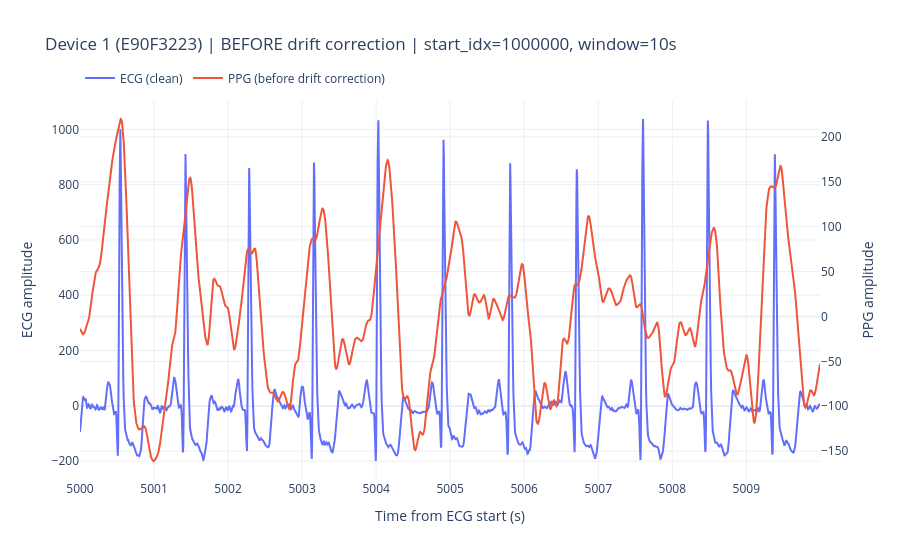
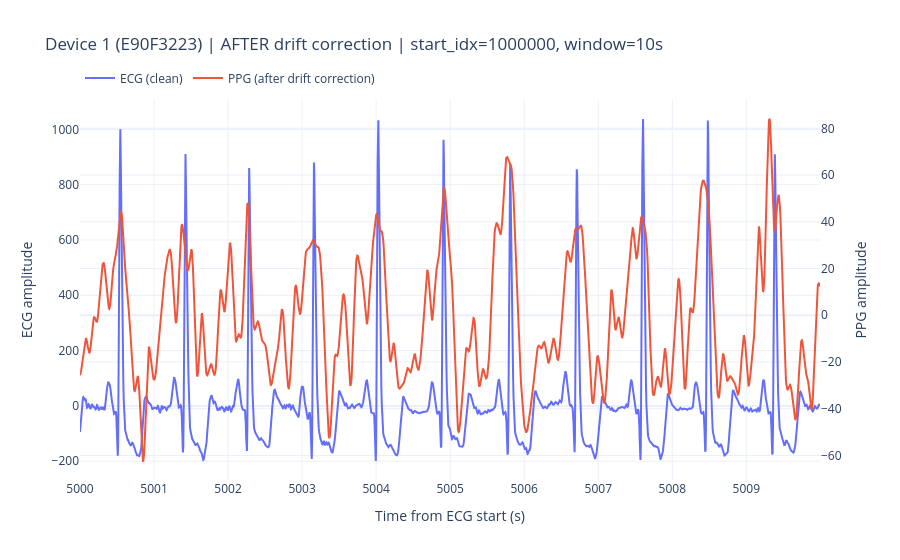
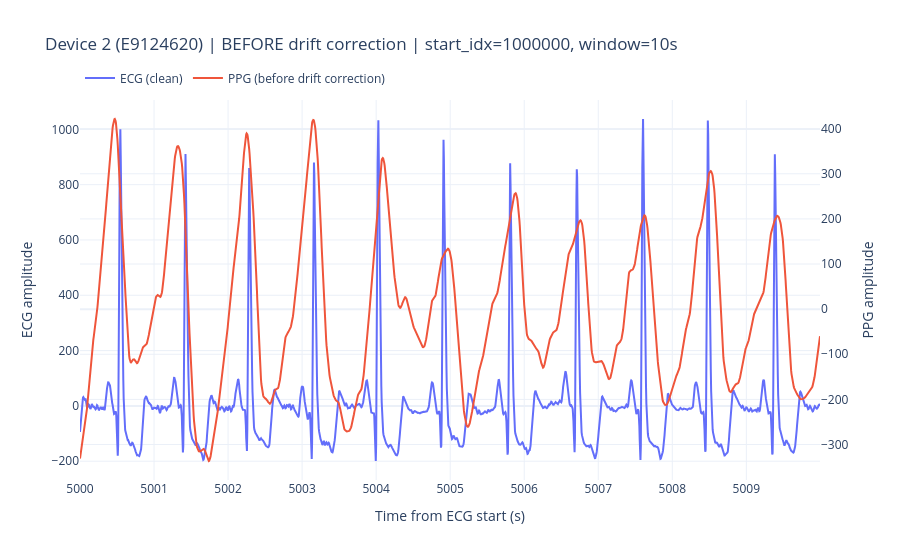
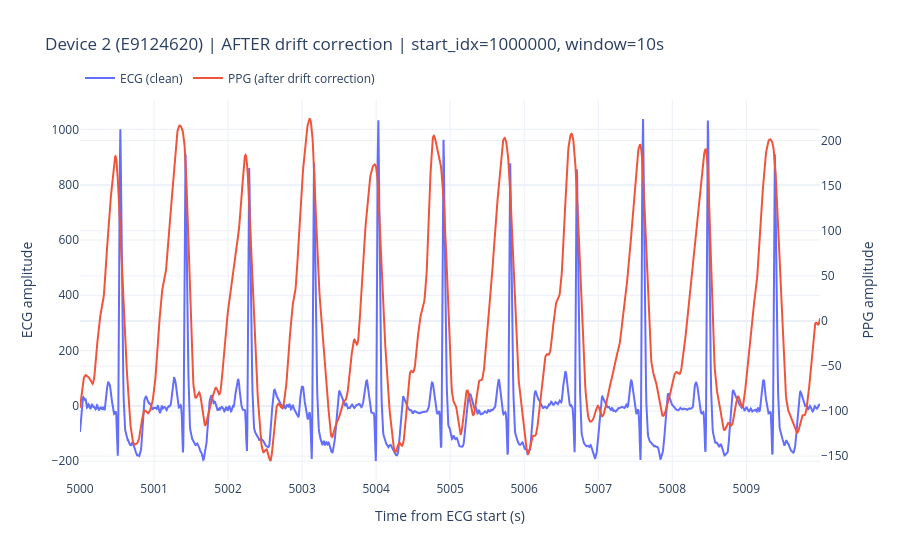

Write notebook code for charts like these, in order.
### Markdown cell above
## 8) Plot ECG vs PPG before/after drift correction (windowed, Plotly)

### Code cell
def plot_ecg_ppg_windowed_comparison(
    ecg_time_ns,
    ecg_signal,
    ppg_before,
    ppg_after,
    fs_ecg,
    device_name,
    start_idx=None,
    start_time_sec=None,
    window_sec=30,
    min_ptt_sec=None,
):
    """
    Plot ECG + PPG overlays before and after drift correction in a selectable window.

    Choose either start_idx (ECG sample index) or start_time_sec (seconds from ECG start).
    If min_ptt_sec is provided, show only matched peaks with PTT >= min_ptt_sec.
    """
    ecg_time_sec = (ecg_time_ns - ecg_time_ns[0]) / 1e9

    if start_idx is None:
        if start_time_sec is None:
            start_time_sec = 0
        start_idx = int(start_time_sec * fs_ecg)

    start_idx = max(0, min(int(start_idx), len(ecg_signal) - 1))
    win_samples = max(1, int(window_sec * fs_ecg))
    end_idx = min(len(ecg_signal), start_idx + win_samples)

    x = ecg_time_sec[start_idx:end_idx]
    ecg_win = ecg_signal[start_idx:end_idx]
    ppg_before_win = ppg_before[start_idx:end_idx]
    ppg_after_win = ppg_after[start_idx:end_idx]

    rpeaks_win, _ = nk.ecg_peaks(ecg_signal[start_idx:end_idx], sampling_rate=fs_ecg)
    r_local = np.where(rpeaks_win["ECG_R_Peaks"] == 1)[0].astype(int)
    r_global = start_idx + r_local

    ppg_before_peaks, r_before = robust_ecg_guided_ppg_peaks(r_global, ppg_before, fs_ecg)
    ppg_after_peaks, r_after = robust_ecg_guided_ppg_peaks(r_global, ppg_after, fs_ecg)

    if min_ptt_sec is not None:
        before_ptt = (ppg_before_peaks - r_before) / fs_ecg
        keep_before = before_ptt >= float(min_ptt_sec)
        ppg_before_peaks = ppg_before_peaks[keep_before]
        r_before = r_before[keep_before]

        after_ptt = (ppg_after_peaks - r_after) / fs_ecg
        keep_after = after_ptt >= float(min_ptt_sec)
        ppg_after_peaks = ppg_after_peaks[keep_after]
        r_after = r_after[keep_after]

    fig_before = go.Figure()
    fig_before.add_trace(go.Scatter(x=x, y=ecg_win, mode='lines', name='ECG (clean)', yaxis='y1'))
    fig_before.add_trace(go.Scatter(x=x, y=ppg_before_win, mode='lines', name='PPG (before drift correction)', yaxis='y2'))
    # fig_before.add_trace(go.Scatter(
    #     x=ecg_time_sec[r_before],
    #     y=ecg_signal[r_before],
    #     mode='markers',
    #     name='R-peaks',
    #     marker=dict(symbol='x', size=8, color='crimson'),
    #     yaxis='y1',
    # ))
    # fig_before.add_trace(go.Scatter(
    #     x=ecg_time_sec[ppg_before_peaks],
    #     y=ppg_before[ppg_before_peaks],
    #     mode='markers',
    #     name='PPG peaks',
    #     marker=dict(symbol='circle', size=7, color='darkorange'),
    #     yaxis='y2',
    # ))
    fig_before.update_layout(
        title=f"{device_name} | BEFORE drift correction | start_idx={start_idx}, window={window_sec}s",
        xaxis=dict(title='Time from ECG start (s)'),
        yaxis=dict(title='ECG amplitude'),
        yaxis2=dict(title='PPG amplitude', overlaying='y', side='right'),
        template='plotly_white',
        legend=dict(orientation='h', yanchor='bottom', y=1.02, xanchor='left', x=0),
    )
    fig_before.show()

    fig_after = go.Figure()
    fig_after.add_trace(go.Scatter(x=x, y=ecg_win, mode='lines', name='ECG (clean)', yaxis='y1'))
    fig_after.add_trace(go.Scatter(x=x, y=ppg_after_win, mode='lines', name='PPG (after drift correction)', yaxis='y2'))
    # fig_after.add_trace(go.Scatter(
    #     x=ecg_time_sec[r_after],
    #     y=ecg_signal[r_after],
    #     mode='markers',
    #     name='R-peaks',
    #     marker=dict(symbol='x', size=8, color='crimson'),
    #     yaxis='y1',
    # ))
    # fig_after.add_trace(go.Scatter(
    #     x=ecg_time_sec[ppg_after_peaks],
    #     y=ppg_after[ppg_after_peaks],
    #     mode='markers',
    #     name='PPG peaks',
    #     marker=dict(symbol='circle', size=7, color='darkorange'),
    #     yaxis='y2',
    # ))
    fig_after.update_layout(
        title=f"{device_name} | AFTER drift correction | start_idx={start_idx}, window={window_sec}s",
        xaxis=dict(title='Time from ECG start (s)'),
        yaxis=dict(title='ECG amplitude'),
        yaxis2=dict(title='PPG amplitude', overlaying='y', side='right'),
        template='plotly_white',
        legend=dict(orientation='h', yanchor='bottom', y=1.02, xanchor='left', x=0),
    )
    fig_after.show()


# ---- User-adjustable window controls ----
# ---- User-adjustable window controls ----
plot_start_idx = 600000   # ECG index (set None to use plot_start_time_sec)
plot_start_time_sec = None
plot_window_sec = 60
plot_min_ptt_sec = None  # e.g., 0.20 to show matched peaks only from this PTT onward
device_2_section_offset = 7  # Device 2 starts after section 7 (7 windows after Device 1)

# Device 1 window start
device_1_start_idx = plot_start_idx
device_1_start_time_sec = plot_start_time_sec

# Device 2 window start: move ahead by `device_2_section_offset * plot_window_sec`
if plot_start_idx is not None:
    device_2_start_idx = plot_start_idx + int(device_2_section_offset * plot_window_sec * fs_ecg)
    device_2_start_time_sec = None
else:
    base_start_time_sec = 0.0 if plot_start_time_sec is None else float(plot_start_time_sec)
    device_2_start_time_sec = base_start_time_sec + (device_2_section_offset * plot_window_sec)
    device_2_start_idx = None

# Device 1
plot_ecg_ppg_windowed_comparison(
    ecg_time_ns=ecg_df['time'].to_numpy(np.int64),
    ecg_signal=ecg_clean,
    ppg_before=ppg_abs_to_ecg,
    ppg_after=ppg_resampled_device_1_stable,
    fs_ecg=fs_ecg,
    device_name='Device 1 (E90F3223)',
    start_idx=device_1_start_idx,
    start_time_sec=device_1_start_time_sec,
    window_sec=plot_window_sec,
    min_ptt_sec=plot_min_ptt_sec,
)

# Device 2
plot_ecg_ppg_windowed_comparison(
    ecg_time_ns=ecg_df['time'].to_numpy(np.int64),
    ecg_signal=ecg_clean,
    ppg_before=ppg2_abs_to_ecg,
    ppg_after=ppg_resampled_device_2_stable,
    fs_ecg=fs_ecg,
    device_name='Device 2 (E9124620)',
    start_idx=device_2_start_idx,
    start_time_sec=device_2_start_time_sec,
    window_sec=plot_window_sec,
    min_ptt_sec=plot_min_ptt_sec,
)

### Figure 1 — Plotly figure (JSON) as saved in the notebook; plotly's stock layout.template omitted (floating-point values rounded to 4 significant figures; data arrays with more than 128 entries replaced by an {"elided": "..."} marker saying what was removed)
{"data": [{"mode": "lines", "name": "ECG (clean)", "type": "scatter", "x": {"elided": "2000 float values"}, "y": {"elided": "2000 float values"}, "yaxis": "y"}, {"mode": "lines", "name": "PPG (before drift correction)", "type": "scatter", "x": {"elided": "2000 float values"}, "y": {"elided": "2000 float values"}, "yaxis": "y2"}], "layout": {"legend": {"orientation": "h", "x": 0, "xanchor": "left", "y": 1.02, "yanchor": "bottom"}, "title": {"text": "Device 1 (E90F3223) | BEFORE drift correction | start_idx=1000000, window=10s"}, "xaxis": {"title": {"text": "Time from ECG start (s)"}}, "yaxis": {"title": {"text": "ECG amplitude"}}, "yaxis2": {"overlaying": "y", "side": "right", "title": {"text": "PPG amplitude"}}}}

### Figure 2 — Plotly figure (JSON) as saved in the notebook; plotly's stock layout.template omitted (floating-point values rounded to 4 significant figures; data arrays with more than 128 entries replaced by an {"elided": "..."} marker saying what was removed)
{"data": [{"mode": "lines", "name": "ECG (clean)", "type": "scatter", "x": {"elided": "2000 float values"}, "y": {"elided": "2000 float values"}, "yaxis": "y"}, {"mode": "lines", "name": "PPG (after drift correction)", "type": "scatter", "x": {"elided": "2000 float values"}, "y": {"elided": "2000 float values"}, "yaxis": "y2"}], "layout": {"legend": {"orientation": "h", "x": 0, "xanchor": "left", "y": 1.02, "yanchor": "bottom"}, "title": {"text": "Device 1 (E90F3223) | AFTER drift correction | start_idx=1000000, window=10s"}, "xaxis": {"title": {"text": "Time from ECG start (s)"}}, "yaxis": {"title": {"text": "ECG amplitude"}}, "yaxis2": {"overlaying": "y", "side": "right", "title": {"text": "PPG amplitude"}}}}

### Figure 3 — Plotly figure (JSON) as saved in the notebook; plotly's stock layout.template omitted (floating-point values rounded to 4 significant figures; data arrays with more than 128 entries replaced by an {"elided": "..."} marker saying what was removed)
{"data": [{"mode": "lines", "name": "ECG (clean)", "type": "scatter", "x": {"elided": "2000 float values"}, "y": {"elided": "2000 float values"}, "yaxis": "y"}, {"mode": "lines", "name": "PPG (before drift correction)", "type": "scatter", "x": {"elided": "2000 float values"}, "y": {"elided": "2000 float values"}, "yaxis": "y2"}], "layout": {"legend": {"orientation": "h", "x": 0, "xanchor": "left", "y": 1.02, "yanchor": "bottom"}, "title": {"text": "Device 2 (E9124620) | BEFORE drift correction | start_idx=1000000, window=10s"}, "xaxis": {"title": {"text": "Time from ECG start (s)"}}, "yaxis": {"title": {"text": "ECG amplitude"}}, "yaxis2": {"overlaying": "y", "side": "right", "title": {"text": "PPG amplitude"}}}}

### Figure 4 — Plotly figure (JSON) as saved in the notebook; plotly's stock layout.template omitted (floating-point values rounded to 4 significant figures; data arrays with more than 128 entries replaced by an {"elided": "..."} marker saying what was removed)
{"data": [{"mode": "lines", "name": "ECG (clean)", "type": "scatter", "x": {"elided": "2000 float values"}, "y": {"elided": "2000 float values"}, "yaxis": "y"}, {"mode": "lines", "name": "PPG (after drift correction)", "type": "scatter", "x": {"elided": "2000 float values"}, "y": {"elided": "2000 float values"}, "yaxis": "y2"}], "layout": {"legend": {"orientation": "h", "x": 0, "xanchor": "left", "y": 1.02, "yanchor": "bottom"}, "title": {"text": "Device 2 (E9124620) | AFTER drift correction | start_idx=1000000, window=10s"}, "xaxis": {"title": {"text": "Time from ECG start (s)"}}, "yaxis": {"title": {"text": "ECG amplitude"}}, "yaxis2": {"overlaying": "y", "side": "right", "title": {"text": "PPG amplitude"}}}}
